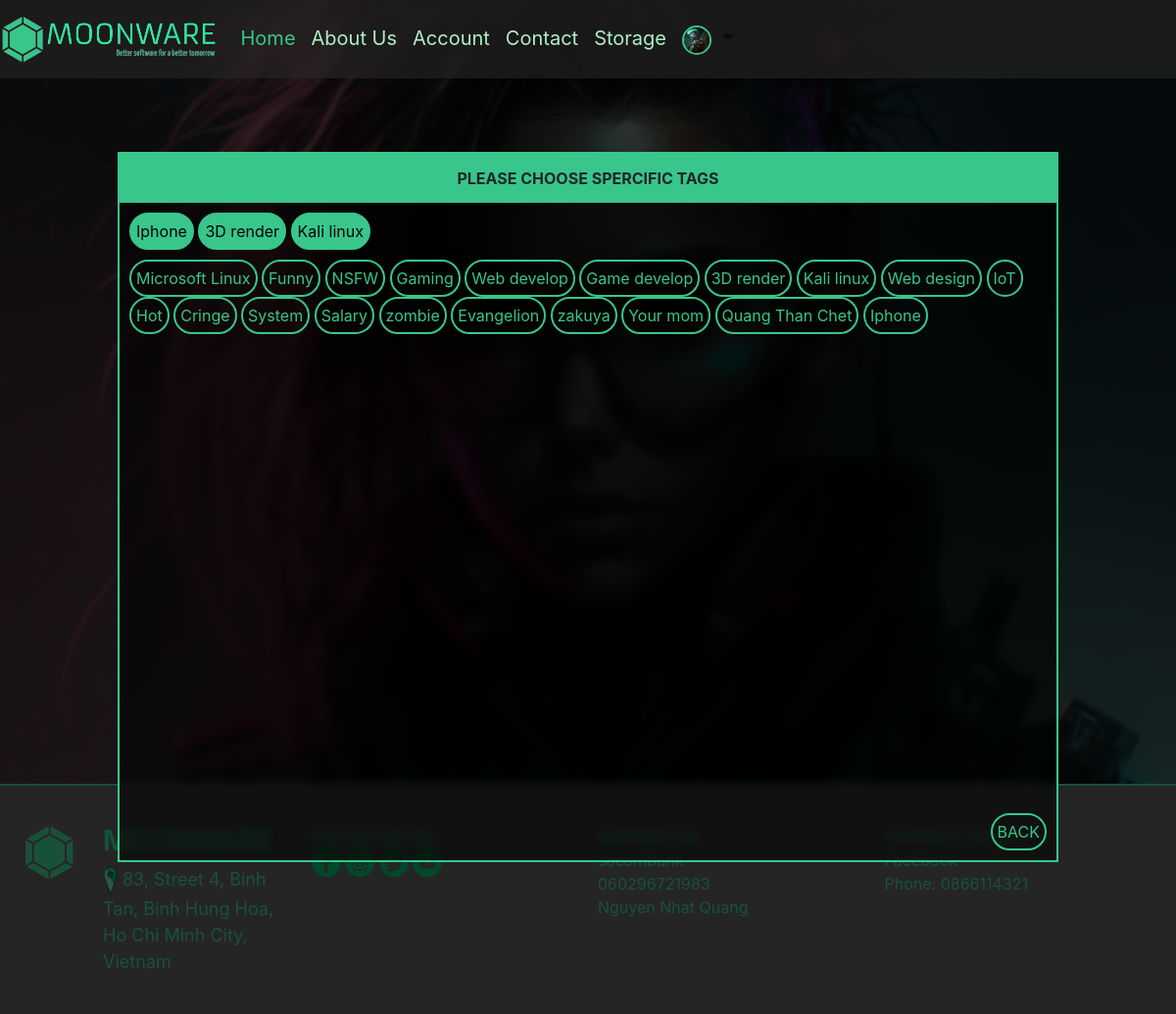
/addTags/20/ (signed in), run on the app's committed database.
### moon/models.py (models this page shows, shortened)
class userInfo(models.Model):
    email = models.EmailField(max_length=255, unique=True, blank=False)
    password = models.CharField(max_length=255, default='')
    avatar = models.ForeignKey(avatar, on_delete=models.CASCADE)
    PostAmount = models.IntegerField(default=0)
    user = models.ForeignKey(User, on_delete=models.CASCADE, unique=True)
    gif = models.ForeignKey(gif, on_delete=models.CASCADE)
    type = models.CharField(max_length=255, null=True, blank=True)
    feild = models.ForeignKey(feild, on_delete=models.CASCADE, null=True, blank=True)

class avatar(models.Model):
    img = models.ImageField(upload_to='static/avatars', null=FALSE, blank=FALSE)

class tagLink(models.Model):
    tag = models.ForeignKey(tag, on_delete=models.CASCADE)
    post = models.ForeignKey(post, on_delete=models.CASCADE)

class tag(models.Model):
    name = models.CharField(max_length=100)

### moon/views.py (the view)
# urls.py: path('addTags/<int:pk>/', views.addTags, name='addTags'),
def addTags(request, pk):
    user = request.user
    userInfos = userInfo.objects.get(user=user)
    numberOfNotification = notification.objects.filter(user=user).count()
    posts = get_object_or_404(post, pk=pk)
    tagLinks = tagLink.objects.filter(post=posts)
    tags = tag.objects.all()
    context = {"posts": posts, "tagLinks": tagLinks, "tags": tags, "user": user, "userInfos": userInfos, "numberOfNotification": numberOfNotification,}
    return render(request, "addtag.html", context)

### templates/addtag.html (shortened to what this page needs)
{% extends 'base.html' %}
{% block content %}
{% load static %}
<div id="addTags">
    <div class="blackLayerForm">
        <div data-aos="fade-right" style="width: 80%; height: 70%; border: #38C68B 2px solid; background-color: rgba(0, 0, 0, 0.541); backdrop-filter: blur(5px);">
            <div style="padding: 10px; position: absolute; bottom: 0; right: 0;">
                <a href="../../storage/">
                    <button class="round-box table-button">BACK</button>
                </a>
            </div>
            <div style="background-color: #38C68B; height: 50px; display: flex; justify-content: center; align-items: center; font-weight: 700;">
                PLEASE CHOOSE SPERCIFIC TAGS
            </div>
            <div style="padding: 10px; overflow-y: scroll;">
                <div>
                    {% for tagLink in tagLinks %}
                        <form method="post" action="../../deleteTag/" style="display: inline;">
                            <button class="round-box table-button" style="color: #000; background-color: #38C68B;">{{ tagLink.tag.name }}</button>
                        </form>
                    {% endfor %}
                </div>
                <div style="margin-top: 10px;">
                    {% for tag in tags %}
                            <form method="post" action="../../addTagsFinal/" style="display: inline;">
                                <button type="submit" class="round-box table-button">{{ tag.name }}</button>
                            </form>
                    {% endfor %}
                </div>
            </div>
        </div>
    </div>
</div>
<div id="body" style="height: 100vh; width: 100%; min-height: 100vh;">
    <div
        style="width: 100%; height: 100vh; overflow: hidden; display: flex; align-items: center; justify-content: center; position: fixed;">
        <div style="width: 100%; height: 100%; background-color: rgba(0, 0, 0, 0.548); position: absolute;">
        </div>
        <img id="backgroundImage" class="backgroundImage"
            src="{% static 'images/untitled_cyberpunk_girl_79af61d0-e7ed-4821-8a01-de98d57d7ff6.png' %}" alt="">
    </div>
</div>
{% endblock %}

### templates/base.html (shortened to what this page needs)
<!DOCTYPE html>
<html lang="en">
<head>
    {% load static %}
    <link rel="stylesheet" href="https://cdn.jsdelivr.net/npm/bootstrap@4.0.0/dist/css/bootstrap.min.css"
>
    <link rel="stylesheet" href="https://unpkg.com/aos@next/dist/aos.css" />
</head>
<body>
    {% load static %}
    <div>
        <nav id="myDiv"
            style="height: 80px; padding: 0; position: fixed; z-index: 5; width: 100vw; background-color: #2a292994; backdrop-filter: blur(5px);"
            class="navbar navbar-expand-lg navbar-light ">
            <a class="navbar-brand" href="/"><img style="height: 50px;"
                    src="{% static 'images/moonware-logo-removebg-preview.png' %}" alt=""></a>
            <div class="collapse navbar-collapse background-nav-item" id="navbarNav">
                <ul style="font-size: 20px;" class="navbar-nav">
                    {% if user.is_authenticated %}
                    <li class="nav-item active">
                        <a style="color: #38C68B;" class="nav-link" href="/">Home </a>
                    </li>
                    <li class="nav-item">
                        <a style="color: #AEEFC5;" class="nav-link" href="/aboutUs/">About Us</a>
                    </li>
                    <li class="nav-item">
                        <a style="color: #AEEFC5;" class="nav-link" href="/account/">Account</a>
                    </li>
                    <li class="nav-item">
                        <a style="color: #AEEFC5;" class="nav-link" href="/contact/">Contact</a>
                    </li>
                    <li class="nav-item">
                        <a style="color: #AEEFC5;" class="nav-link" href="/storage/">Storage</a>
                    </li>
                    <li class="nav-item dropdown">
                        <a class="nav-link dropdown-toggle" href="#" id="navbarDropdown" role="button"
                            data-toggle="dropdown" aria-haspopup="true" aria-expanded="false">
                            {% if userInfos %}
                            <img style="border: #38C68B 2px solid;" class="rounded-circle" width="30px"
                                src="{{ userInfos.avatar.img.url }}" alt="">
                            {% endif %}
                        </a>
                    </li>
                    {% endif %}
                </ul>
            </div>
        </nav>
        {% block content %}
        {% endblock %}
        <div class="row" style="margin: 0;">
            <div class="col-md-12"
                style="background-color: rgb(90, 90, 90); height: fit-content; border-top: 2px solid #38C68B; padding: 30px;">
                <div class="row" data-aos="fade-right">
                    <div class="col-md-3" style="padding: 10px;">
                        <div class="row">
                            <div id="footerLogo" class="col-auto">
                                <img class="" width="50px"
                                    src="{% static 'images/moonware-logo-removebg-preview2.png' %}" alt="">
                            </div>
                            <div class="col">
                                <h3 style="color: #38C68B;"> <strong>MOONWARE</strong> </h3>
                                <div>
                                    <img class="d-inline" height="30px"
                                        src="{% static 'images/location-removebg-preview (1).png' %}" alt="">
                                    <p class="d-inline" style="font-size: 18px; color: #38C68B;">83, Street 4, Binh
                                        Tan, Binh Hung Hoa, Ho Chi
                                        Minh City, Vietnam</p>
                                </div>
                            </div>
                        </div>
                    </div>
                    <div class="col-md-3" style="color: #38C68B; padding: 10px;">
                        <div id="followUs" style="width: fit-content;">
                            <p style="margin: 0; width: fit-content;"><strong>FOLLOW US ON:</strong></p>
                            <div style="width: fit-content;">
                                <a href="https://www.facebook.com/quang.benjamin.35/">
                                    <img class="d-inline" width="30px"
                                        src="{% static 'images/facebooklogo__2_-removebg-preview.png' %}" alt="">
                                </a>
                                <a href="https://www.instagram.com/quangbenjamin.blvck/">
                                    <img class="d-inline" width="30px"
                                        src="{% static 'images/instagramlogo__2_-removebg-preview.png' %}" alt="">
                                </a>
                                <a href="https://twitter.com/shark_benjamin">
                                    <img class="d-inline" width="30px"
                                        src="{% static 'images/twitterlogo__2_-removebg-preview.png' %}" alt="">
                                </a>
                                <a href="https://www.youtube.com/channel/UCD4Kg5SwFthQUt9DKeKYo5A">
                                    <img class="d-inline" width="30px"
                                        src="{% static 'images/youtubelogo__2_-removebg-preview.png' %}" alt="">
                                </a>
                            </div>
                        </div>
                    </div>
                    <div class="col-md-3" style="color: #38C68B; padding: 10px;">
                        <div id="supportUs" style="width: fit-content;">
                            <p style="margin: 0; width: fit-content;"><strong>SUPPORT US:</strong></p>
                            <p style="width: fit-content;">sacombank <br> 060296721983 <br> Nguyen Nhat Quang</p>
                        </div>
                    </div>
                    <div class="col-md-3" style="color: #38C68B; padding: 10px;">
                        <div id="contactUs" style="width: fit-content;">
                            <p style="margin: 0; width: fit-content;"><Strong>CONTACT US ON:</Strong></p>
                            <a style="text-decoration: none; color: #38C68B; width: fit-content;" href="">Facebook</a>
                            <p>Phone: 0866114321</p>
                        </div>
                    </div>
                </div>
            </div>
        </div>
    </div>
</body>
</html>

### templates/base.html (style rules this page uses)
.background-nav-item { background-color: #2a292900; }

### templates/addtag.html (style rules this page uses)
.round-box { border-radius: 999px; padding: 5px; }
.table-button { background-color: rgba(0, 0, 0, 0); color: #38C68B; width: fit-content; border: #38C68B 2px solid; }
.backgroundImage { width: 100%; height: auto; }
.blackLayerForm { width: 100%; height: 100%; background-color: rgba(0, 0, 0, 0.589); position: fixed; z-index: 1; display: flex; justify-content: center; align-items: center; }

### data on the page
userInfo: avatar.img (picture)
tagLink: tag.name "Iphone"
tagLink: tag.name "3D render"
tagLink: tag.name "Kali linux"
tag: name "Microsoft Linux"
tag: name "Funny"
tag: name "NSFW"
tag: name "Gaming"
tag: name "Web develop"
tag: name "Game develop"
tag: name "3D render"
tag: name "Kali linux"
tag: name "Web design"
tag: name "IoT"
tag: name "Hot"
tag: name "Cringe"
tag: name "System"
tag: name "Salary"
tag: name "zombie"
tag: name "Evangelion"
tag: name "zakuya"
tag: name "Your mom"
tag: name "Quang Than Chet"
tag: name "Iphone"
